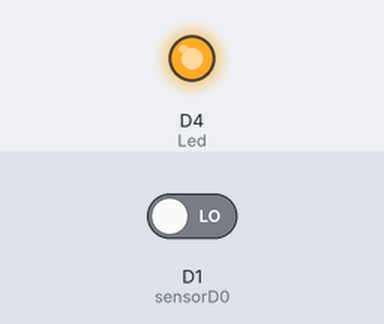
Recording of a sketch running on a simulated ESP8266 (NodeMCU). Parts: output pins drawn as LEDs (lit = HIGH). The test bench sets the inputs (shaded band); at power-on: D1 (sensorD0) LOW.

Above: at 1.2 s.
1.3 s: D1 (sensorD0) driven HIGH
At 2.4 s:
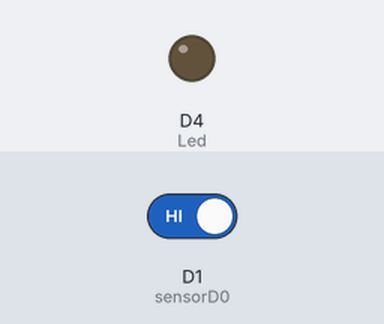
2.8 s: D1 (sensorD0) driven LOW
At 3.6 s:
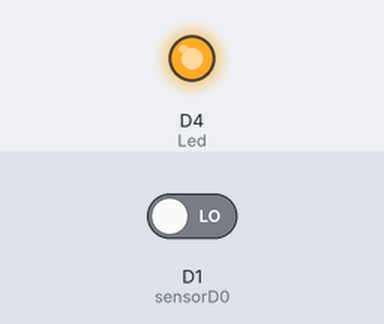
Timing chart, 0 to 5.8 s (numbered marks = the images above; inputs shaded):
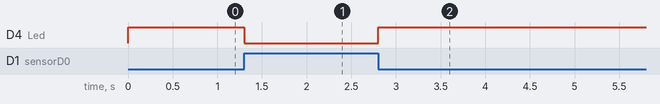

The sketch:

Lab2.3.zip.ino
```cpp
int Led = LED_BUILTIN;
int sensorD0 = D1;
int val;

void setup()
{
  pinMode(Led,OUTPUT);
  pinMode(sensorD0,INPUT);
}

void loop() {
  val=digitalRead(sensorD0);
  if(val==HIGH)
  {
    digitalWrite(Led,LOW);
  }
  else
  {
    digitalWrite(Led,HIGH);
  }
}
```

Measured:
- after the input at 1.3 s, D4 (Led): HIGH → LOW at once
- after the input at 2.8 s, D4 (Led): LOW → HIGH at once
